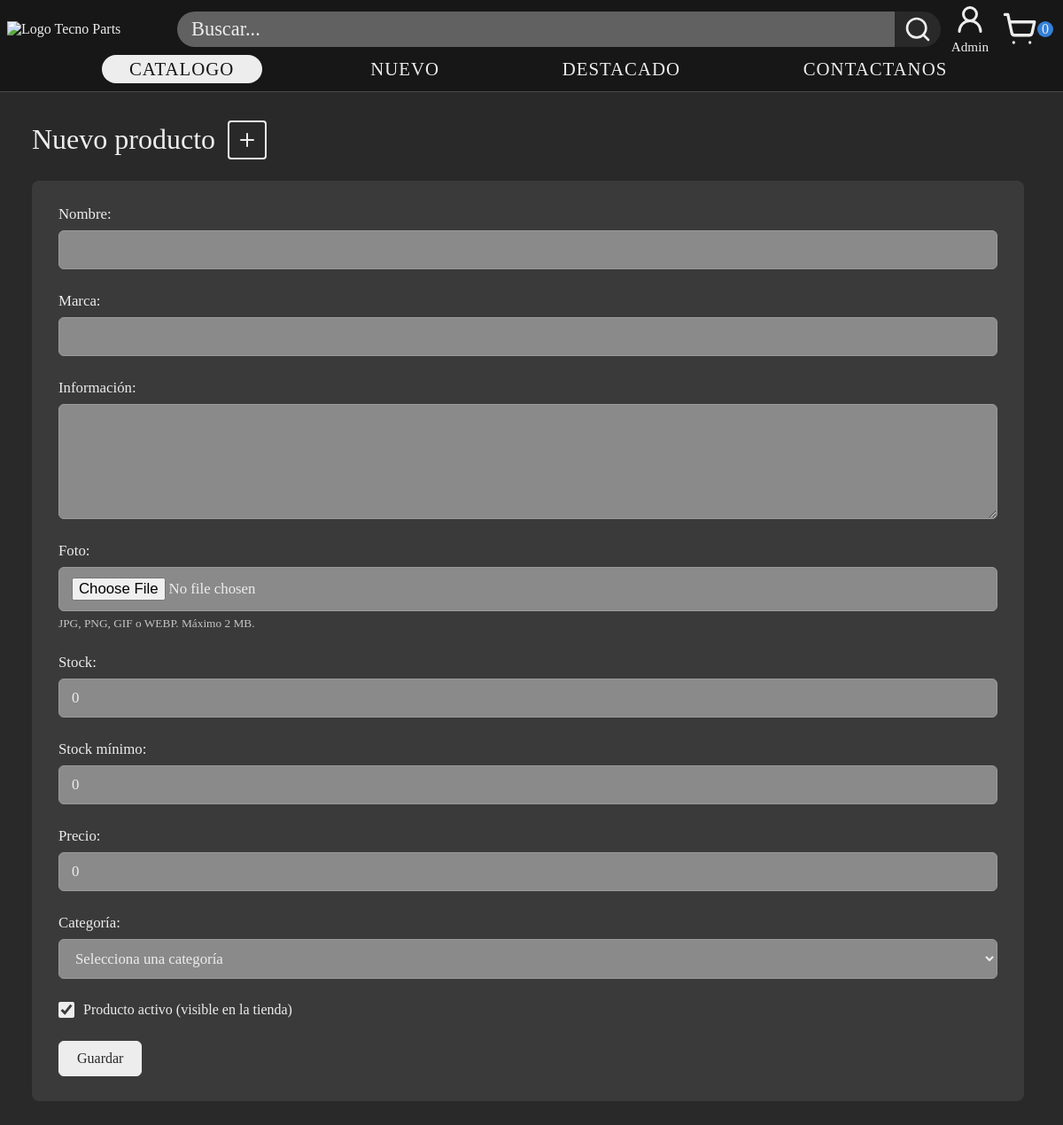
The page /index.php?pagina=admin_producto_crear (signed in) on the database its author committed.
### tables this page shows
CREATE TABLE `usuarios` (
  `id_usuario` INT AUTO_INCREMENT PRIMARY KEY,
  `nombre` VARCHAR(255) NOT NULL UNIQUE,
  `email` VARCHAR(255) NOT NULL UNIQUE,
  `contrasenia` VARCHAR(255) NOT NULL,
  `foto` VARCHAR(255),
  `rol` ENUM('cliente', 'administrador', 'operador') NOT NULL DEFAULT 'cliente',
  `suspendida` TINYINT(1) NOT NULL DEFAULT 0,
  `fecha_registro` DATETIME NOT NULL DEFAULT CURRENT_TIMESTAMP
);

### controllers/AdminProductoController.php (called while the page is built, shortened)
<?php
require_once __DIR__ . '/../config/auth.php';
class AdminProductoController {
    private $productoModel;
    public function __construct($conexion) {
        $this->productoModel = new ProductoModel($conexion);
    }
    public function crear() {
        $producto = $this->productoVacio();
        $categorias = $this->productoModel->listarCategorias();
        $errores = array();
        $titulo = "Nuevo producto";
        $this->mostrarFormulario($producto, $categorias, $errores, $titulo, true);
    }
    private function mostrarFormulario($producto, $categorias, $errores, $titulo, $esAlta) {
        $cssExtra = ['public/css/paginaPanel.css'];
        $claseBody = 'body-panel';
        require __DIR__ . '/../views/header.php';
        require __DIR__ . '/../views/admin/producto_form.php';
    }
    private function productoVacio() {
        return array(
            'id_producto'  => null,
            'nombre'       => '',
            'marca'        => '',
            'informacion'  => '',
            'foto'         => null,
            'foto_actual'  => null,
            'stock'        => 0,
            'stock_minimo' => 0,
            'precio'       => 0.00,
            'id_categoria' => null,
            'activo'       => 1,
        );
    }
}

### config/auth.php (called while the page is built, shortened)
<?php
function escapar ($texto) {
    return htmlspecialchars((string)$texto, ENT_QUOTES, 'UTF-8');
}
function usuarioLogueado() {
    return !empty($_SESSION['id_usuario']);
}
function usuarioActual() {
    return array(
        'id_usuario' => $_SESSION['id_usuario'],
        'nombre'     => $_SESSION['nombre_usuario'] ?? '',
        'email'      => $_SESSION['email_usuario'] ?? '',
        'foto'       => $_SESSION['foto_usuario'] ?? '',
    );
}

### models/UsuarioModel.php (called while the page is built, shortened)
<?php
class UsuarioModel {
    private $conexion;
    public function __construct($conexion) {
            $this->conexion = $conexion;
    }
    public function obtenerPorId($idUsuario) {
        $stmt = $this->conexion->prepare(
            "SELECT id_usuario, nombre, email, contrasenia, foto, rol, suspendida
                FROM usuarios WHERE id_usuario = ? LIMIT 1"
        );
        $stmt->bind_param("i", $idUsuario);
        $stmt->execute();
        $resultado = $stmt->get_result();
        return $resultado->fetch_assoc();
    }
}
?>

### views/admin/producto_form.php (the view, shortened to what this page needs)
<?php
$producto['nombre']      = $producto['nombre'] ?? '';
$producto['marca']       = $producto['marca'] ?? '';
$producto['informacion'] = $producto['informacion'] ?? '';
$producto['stock']       = $producto['stock'] ?? 0;
$producto['stock_minimo'] = $producto['stock_minimo'] ?? 0;
$producto['precio']      = $producto['precio'] ?? 0;
$producto['activo']      = $producto['activo'] ?? 1;
$producto['id_categoria'] = $producto['id_categoria'] ?? null;
?>
<section class="panel-admin panel-admin--sin-barra">
    <div class="panel-admin__contenido">
        <div class="panel-admin__cabecera">
            <h1><?= escapar($titulo) ?></h1>
            <a class="panel-admin__icono-boton" href="index.php?pagina=admin_producto" title="Volver a la lista de productos">
                <svg><use href="public/img/iconos.svg#icono-mas"></use></svg>
            </a>
        </div>
        <div class="panel-admin__tarjeta">
            <form action="" method="POST" enctype="multipart/form-data">
                <div class="mb-3">
                    <label for="nombre" class="form-label">Nombre:</label>
                    <input type="text" name="nombre" id="nombre" class="form-control" maxlength="255"
                           value="<?= escapar($producto['nombre']) ?>" required>
                </div>
                <div class="mb-3">
                    <label for="marca" class="form-label">Marca:</label>
                    <input type="text" name="marca" id="marca" class="form-control" maxlength="100"
                           value="<?= escapar($producto['marca']) ?>" required>
                </div>
                <div class="mb-3">
                    <label for="informacion" class="form-label">Información:</label>
                    <textarea name="informacion" id="informacion" class="form-control" rows="4" required><?= escapar($producto['informacion']) ?></textarea>
                </div>
                <div class="mb-3">
                    <label for="foto" class="form-label">Foto:</label>
                    <input type="file" name="foto" id="foto" class="form-control" accept="image/jpeg,image/png,image/gif,image/webp"
                           <?= $esAlta ? 'required' : '' ?>>
                    <small>JPG, PNG, GIF o WEBP. Máximo 2 MB.</small>
                </div>
                <div class="mb-3">
                    <label for="stock" class="form-label">Stock:</label>
                    <input type="number" name="stock" id="stock" class="form-control" min="0" max="999999"
                           value="<?= escapar($producto['stock']) ?>" required>
                </div>
                <div class="mb-3">
                    <label for="stock_minimo" class="form-label">Stock mínimo:</label>
                    <input type="number" name="stock_minimo" id="stock_minimo" class="form-control" min="0" max="999999"
                           value="<?= escapar($producto['stock_minimo']) ?>" required>
                </div>
                <div class="mb-3">
                    <label for="precio" class="form-label">Precio:</label>
                    <input type="number" step="0.01" min="0" max="999999.99" name="precio" id="precio" class="form-control"
                           value="<?= escapar($producto['precio']) ?>" required>
                </div>
                <div class="mb-3">
                    <label for="id_categoria" class="form-label">Categoría:</label>
                    <select name="id_categoria" id="id_categoria" class="form-select" required>
                        <option value="">Selecciona una categoría</option>
                    </select>
                </div>
                <div class="mb-3 form-check">
                    <input type="checkbox" name="activo" id="activo" class="form-check-input" value="1"
                           <?= ((int) $producto['activo'] === 1) ? 'checked' : '' ?>>
                    <label for="activo" class="form-check-label">Producto activo (visible en la tienda)</label>
                </div>
                <button type="submit" class="btn btn-primary">Guardar</button>
            </form>
        </div>
    </div>
</section>

### views/header.php (shortened to what this page needs)
<!DOCTYPE html>
<html lang="es">
<head>
        <?php
            function etiquetaCss($rutaRelativa)
            {
                $rutaAbsoluta = __DIR__ . '/../' . $rutaRelativa;
                $version = is_file($rutaAbsoluta) ? filemtime($rutaAbsoluta) : time();
                echo '<link rel="stylesheet" href="' . htmlspecialchars($rutaRelativa)
                    . '?v=' . $version . '">' . PHP_EOL;
            }
            etiquetaCss('public/css/generales.css');
            if (isset($cssExtra)) {
                foreach ((array) $cssExtra as $hojaExtra) {
                    etiquetaCss($hojaExtra);
                }
            }
        ?>
</head>
<body<?= isset($claseBody) ? ' class="' . escapar($claseBody) . '"' : '' ?>>
    <header class="header">
        <div class="header-nav" id="nav-superior">
            <a href="index.php" class="header-logo">
            <img src="public/img/logoTecnoParts.png" alt="Logo Tecno Parts">
            </a>
            <form class="header-busqueda" action="index.php" method="GET">
                <input
                    type="text"
                    name="q"
                    placeholder="Buscar..."
                    value="<?php echo escapar(isset($_GET['q']) ? $_GET['q'] : ''); ?>">
                <button type="submit" aria-label="lupa">
                    <svg><use href="public/img/iconos.svg#icono-lupa"></use></svg>
                </button>
            </form>
            <?php if (usuarioLogueado()): ?>
                <?php $usuarioEnHeader = usuarioActual(); ?>
                <div class="usuario-logueado">
                    <a
                        class="usuario-logueado"
                        href="index.php?pagina=cuenta"
                        title="Ver mi cuenta">
                    <?php if (!empty($usuarioEnHeader['foto'])): ?>
                        <img
                            class="usuario-logueado__foto"
                            src="<?php echo escapar($usuarioEnHeader['foto']); ?>"
                            alt="Foto de perfil">
                    <?php else: ?>
                        <svg class="usuario-logueado__icono"><use href="public/img/iconos.svg#icono-persona"></use></svg>
                    <?php endif; ?>
                        <?php echo escapar($usuarioEnHeader['nombre']); ?>
                    </a>
                </div>
            <?php endif; ?>
            <a href="index.php?pagina=carrito" class="btn-carrito">
                <svg><use href="public/img/iconos.svg#icono-carrito"></use></svg>
                <span id="contador-carrito">0</span>
            </a>
        </div>
        <nav class="header-nav" id="nav-inferior">
            <ul class="nav-list">
                <li class="nav-item"><a href="index.php?pagina=catalogo">Catalogo</a></li>
                <li class="nav-item"><a href="index.php?pagina=home#lo-nuevo">Nuevo</a></li>
                <li class="nav-item"><a href="index.php?pagina=home#destacados">Destacado</a></li>
                <li class="nav-item"><a href="index.php?pagina=home#redes">Contactanos</a></li>
            </ul>
        </nav>
    </header>
    <main class="contenido-principal">

### public/css/generales.css (style rules this page uses)
* { margin: 0; padding: 0; box-sizing: border-box; scroll-behavior: smooth; }
html { scroll-behavior: smooth; font-family: Playfair; color: #ededed; }
body { display: flex; flex-direction: column; background-color: #292929; }
main { width: 100%; min-height: calc(100dvh - 210px); }
img { display: block; max-width: 100%; height: auto; }
a { display: block; text-decoration: none; color: inherit; cursor: pointer; }
button { font-family: inherit; color: inherit; background-color: transparent; cursor: pointer; border: none; }
input, input::placeholder { font-family: inherit; font-size: inherit; color: inherit; outline: none; border: none; }
svg { width: 40px; height: 40px; color: #ededed; flex-shrink: 0; }

### public/css/header.css (style rules this page uses)
.header { display: flex; flex-direction: column; position: sticky; align-items: center; width: 100%; max-height: 120px; padding: 0.25rem 0.5rem; top: 0; z-index: 100; background-color:#171717; }
.header-nav { width: 100%; max-width: 1400px; display: flex; flex-direction: row; justify-content: space-evenly; align-items: center; }
#nav-superior { max-height: 70px; gap: 12px; }
.header-logo { width: 180px; }
.header-logo img { transition: filter 250ms ease; }
.header-busqueda { flex: 1; display: flex; overflow: hidden; border-radius: 1.5rem; transition: transform 250ms ease; }
.header-busqueda input { flex: 1; padding: 0 1rem; font-size: 1.4rem; background-color: #616161; }
.header-busqueda button { background: #292929; border-radius: 0 1rem 1rem 0; display: flex; align-items: center; justify-content: center; padding: 4px 10px; }
.header-busqueda button svg { width: 2rem; height: 2rem; color: #ededed; transition: opacity 200ms ease; }
.btn-carrito { flex: 1; display: flex; justify-content: center; align-items: center; max-width: 64px; margin: 0 auto; transition: transform 100ms ease, opacity 100ms ease; }
.btn-carrito span { background-color: #3480d7; border-radius: 50%; padding-left: 5px; padding-right: 5px; }
#nav-inferior { max-height: 40px; padding: 0 0 0.3rem 0; }
.nav-list { width: 100%; display: flex; flex-direction: row; justify-content: space-evenly; align-items: center; list-style: none; }
.nav-item { border-radius: 16px; padding: 0px 4px; transition: background-color 150ms ease, transform 150ms ease; }
.nav-item a { text-transform: uppercase; white-space: nowrap; letter-spacing: 1px; padding: 4px 12px; font-size: 1.3rem; }
.nav-item:first-child { padding: 0 1.2rem; text-align: center; background-color: #ededed; color: #151515; }

### public/css/Login.css (style rules this page uses)
.usuario-logueado { display: flex; flex-direction: column; align-items: center; justify-content: center; gap: 4px; font-size: 0.95rem; max-width: 160px; overflow: hidden; text-overflow: ellipsis; white-space: nowrap; color: inherit; transition: color 150ms ease; }
.usuario-logueado svg { width: 36px; height: 36px; fill: none; stroke: #ededed; stroke-width: 2px; }

### rows shown on the page
usuarios: nombre "Admin", stock "0", stock_minimo "0", precio "0"

### other values the page prints
escapar($titulo) "Nuevo producto"
